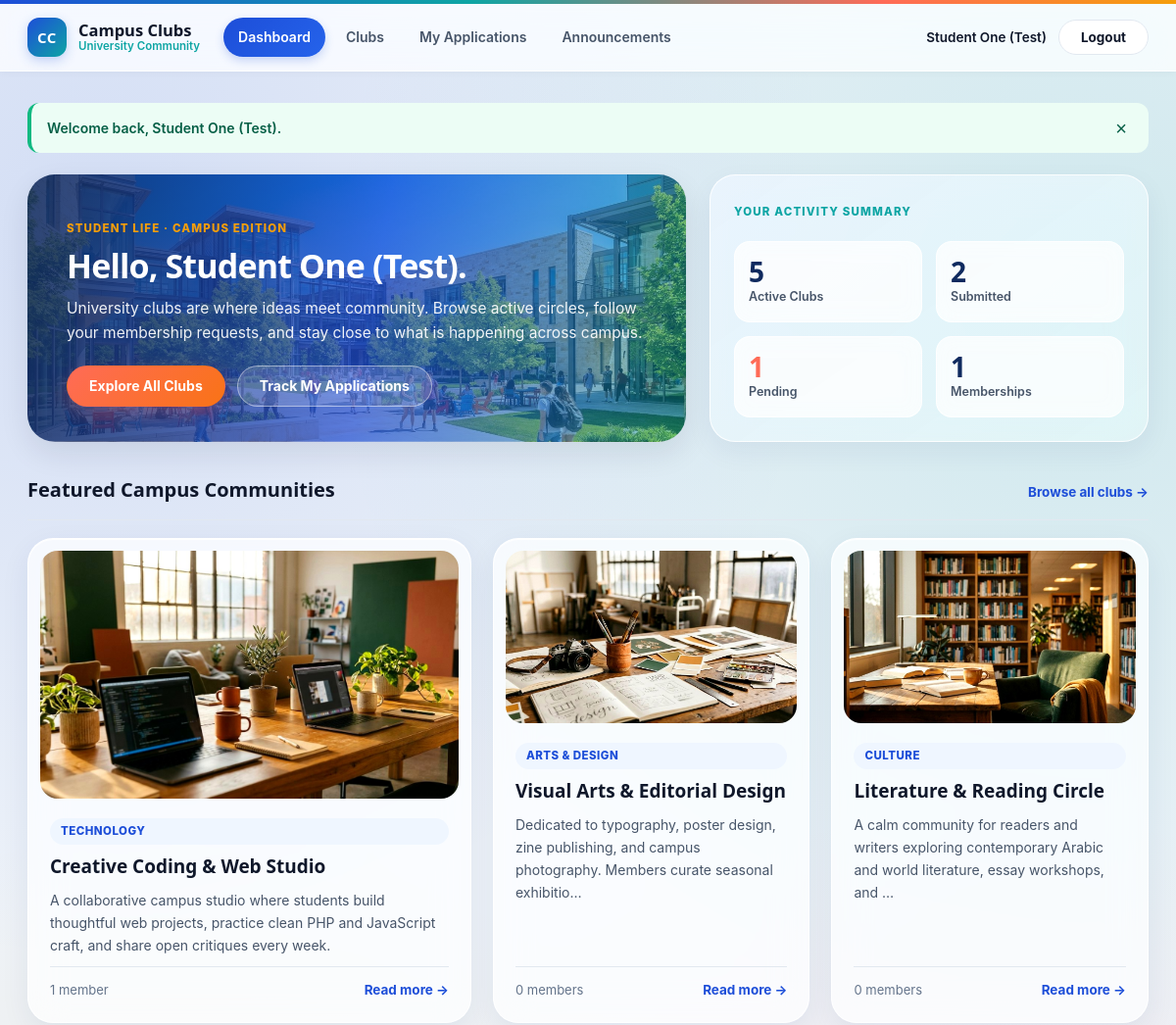
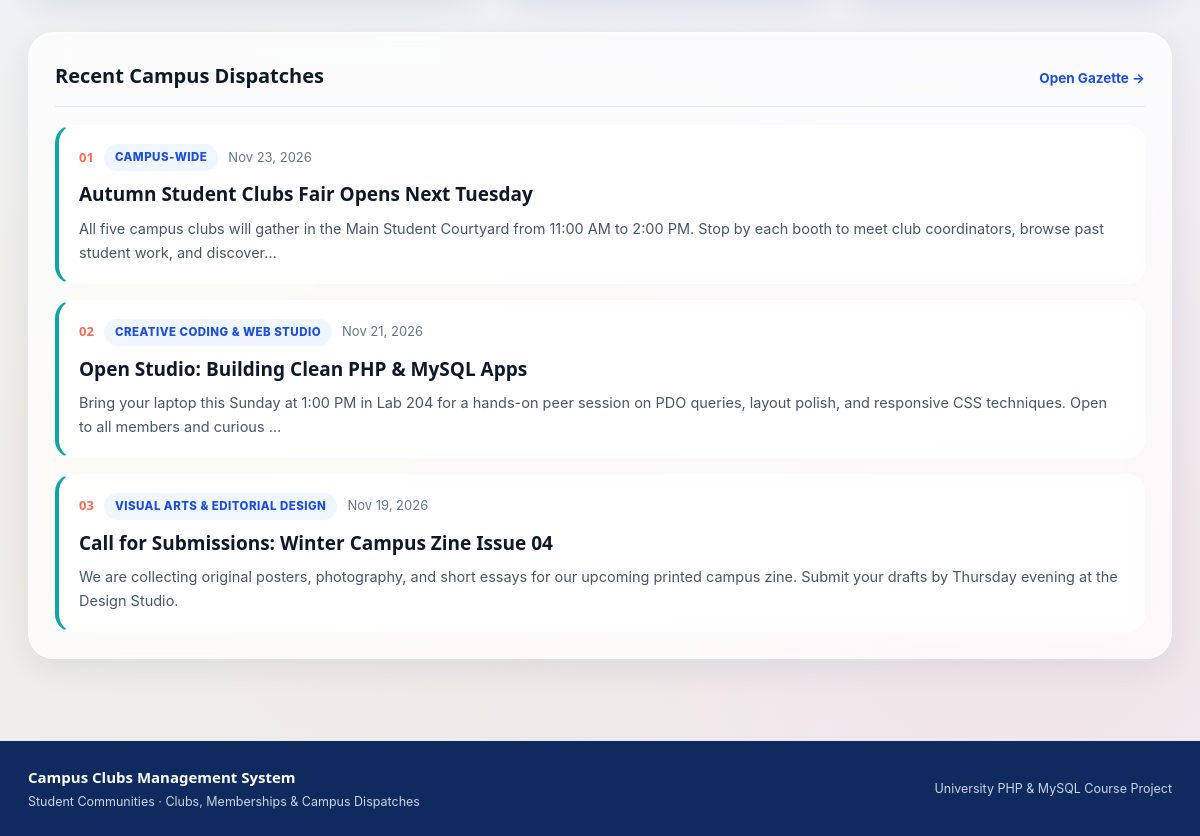
The page /student/dashboard.php (signed in) on the database its author committed (2 pictures, top to bottom).
### tables this page shows
CREATE TABLE `clubs` (
    `id` INT UNSIGNED NOT NULL AUTO_INCREMENT,
    `name` VARCHAR(140) NOT NULL,
    `description` TEXT NOT NULL,
    `category` VARCHAR(80) NOT NULL,
    `activities` TEXT NOT NULL,
    `image` VARCHAR(255) DEFAULT 'images/club-tech.jpg',
    `created_at` TIMESTAMP NOT NULL DEFAULT CURRENT_TIMESTAMP,
    PRIMARY KEY (`id`),
    UNIQUE KEY `uq_clubs_name` (`name`),
    KEY `idx_clubs_category` (`category`)
);

CREATE TABLE `announcements` (
    `id` INT UNSIGNED NOT NULL AUTO_INCREMENT,
    `club_id` INT UNSIGNED DEFAULT NULL,
    `title` VARCHAR(180) NOT NULL,
    `content` TEXT NOT NULL,
    `created_at` TIMESTAMP NOT NULL DEFAULT CURRENT_TIMESTAMP,
    PRIMARY KEY (`id`),
    KEY `idx_announcements_club` (`club_id`),
    KEY `idx_announcements_created` (`created_at`),
    CONSTRAINT `fk_announcements_club`
        FOREIGN KEY (`club_id`) REFERENCES `clubs` (`id`)
        ON DELETE CASCADE ON UPDATE CASCADE
);

### db.php (called while the page is built, shortened)
<?php
function e($value): string
{
    return htmlspecialchars((string) ($value ?? ''), ENT_QUOTES, 'UTF-8');
}
function base_prefix(): string
{
    $script = str_replace('\\', '/', $_SERVER['SCRIPT_NAME'] ?? '');
    if (preg_match('#/(admin|student)/[^/]+$#', $script)) {
        return '../';
    }
    return '';
}
function get_flash(): ?array
{
    $flash = $_SESSION['flash'];
    return $flash;
}
function format_date(?string $dateStr): string
{
    $ts = strtotime($dateStr);
    return $ts ? date('M j, Y', $ts) : e($dateStr);
}
function active_nav(string $filename): string
{
    return basename($_SERVER['SCRIPT_NAME'] ?? '') === $filename ? ' is-active' : '';
}

### student/dashboard.php (the view, shortened to what this page needs)
<?php
require_once '../db.php';
$student_id = (int) $_SESSION['user_id'];
$total_clubs = (int) $pdo->query('SELECT COUNT(*) FROM clubs')->fetchColumn();
$s_apps = $pdo->prepare('SELECT COUNT(*) FROM membership_applications WHERE student_id = :sid');
$s_apps->execute([':sid' => $student_id]);
$my_total_apps = (int) $s_apps->fetchColumn();
$s_pend = $pdo->prepare("SELECT COUNT(*) FROM membership_applications WHERE student_id = :sid AND status = 'Pending'");
$s_pend->execute([':sid' => $student_id]);
$my_pending = (int) $s_pend->fetchColumn();
$s_mem = $pdo->prepare('SELECT COUNT(*) FROM club_members WHERE student_id = :sid');
$s_mem->execute([':sid' => $student_id]);
$my_memberships = (int) $s_mem->fetchColumn();
$featured_clubs = $pdo->query(
    'SELECT c.*, (SELECT COUNT(*) FROM club_members cm WHERE cm.club_id = c.id) AS member_count
     FROM clubs c
     ORDER BY c.id ASC
     LIMIT 3'
)->fetchAll();
$recent_ann = $pdo->query(
    'SELECT a.*, c.name AS club_name
     FROM announcements a
     LEFT JOIN clubs c ON c.id = a.club_id
     ORDER BY a.created_at DESC
     LIMIT 3'
)->fetchAll();
require '../header.php';
?>
<section class="student-hero">
    <div class="campus-visual-banner" style="margin-bottom:0;">
        <span class="kicker">Student Life &middot; Campus Edition</span>
        <h1 class="display-title">Hello, <?= e($_SESSION['user_name']) ?>.</h1>
        <p class="lead-copy">University clubs are where ideas meet community. Browse active circles, follow your membership requests, and stay close to what is happening across campus.</p>
        <div class="hero-cta-row">
            <a href="clubs.php" class="btn btn-primary">Explore All Clubs</a>
            <a href="my_applications.php" class="btn btn-outline">Track My Applications</a>
        </div>
    </div>
    <aside class="sage-panel status-summary-box">
        <span class="kicker">Your Activity Summary</span>
        <div class="summary-grid">
            <div><strong class="summary-num"><?= $total_clubs ?></strong><span>Active Clubs</span></div>
            <div><strong class="summary-num"><?= $my_total_apps ?></strong><span>Submitted</span></div>
            <div><strong class="summary-num summary-accent"><?= $my_pending ?></strong><span>Pending</span></div>
            <div><strong class="summary-num"><?= $my_memberships ?></strong><span>Memberships</span></div>
        </div>
    </aside>
</section>
<section class="editorial-section">
    <div class="section-head">
        <h2>Featured Campus Communities</h2>
        <a href="clubs.php" class="text-link">Browse all clubs &rarr;</a>
    </div>
    <?php if (!empty($featured_clubs)): ?>
        <div class="featured-magazine-grid">
            <?php foreach ($featured_clubs as $i => $club): ?>
                <article class="mag-card<?= $i === 0 ? ' mag-card-lead' : '' ?>">
                    <a href="club_details.php?id=<?= (int) $club['id'] ?>" class="mag-img-wrap">
                        <img src="../<?= e($club['image'] ?: 'images/club-tech.jpg') ?>" alt="<?= e($club['name']) ?>">
                    </a>
                    <div class="mag-body">
                        <span class="cat-tag"><?= e($club['category']) ?></span>
                        <h3><a href="club_details.php?id=<?= (int) $club['id'] ?>"><?= e($club['name']) ?></a></h3>
                        <p><?= e(mb_strimwidth($club['description'], 0, $i === 0 ? 185 : 115, '…')) ?></p>
                        <div class="mag-foot">
                            <span class="muted small-text"><?= (int) $club['member_count'] ?> member<?= ((int) $club['member_count'] === 1 ? '' : 's') ?></span>
                            <a href="club_details.php?id=<?= (int) $club['id'] ?>" class="text-link">Read more &rarr;</a>
                        </div>
                    </div>
                </article>
            <?php endforeach; ?>
        </div>
    <?php endif; ?>
</section>
<section class="surface-block">
    <div class="section-head">
        <h2>Recent Campus Dispatches</h2>
        <a href="announcements.php" class="text-link">Open Gazette &rarr;</a>
    </div>
    <?php if (empty($recent_ann)): ?>
        <p class="empty-copy">No campus announcements have been published yet.</p>
    <?php else: ?>
        <div class="gazette-list">
            <?php foreach ($recent_ann as $idx => $ann): ?>
                <article class="gazette-entry">
                    <div class="gazette-meta">
                        <span class="gazette-num"><?= str_pad((string) ($idx + 1), 2, '0', STR_PAD_LEFT) ?></span>
                        <span class="cat-tag"><?= e($ann['club_name'] ?: 'Campus-Wide') ?></span>
                        <span class="muted small-text"><?= e(format_date($ann['created_at'])) ?></span>
                    </div>
                    <h3 class="gazette-title"><?= e($ann['title']) ?></h3>
                    <p class="gazette-body"><?= e(mb_strimwidth($ann['content'], 0, 175, '…')) ?></p>
                </article>
            <?php endforeach; ?>
        </div>
    <?php endif; ?>
</section>
<?php require '../footer.php'; ?>

### header.php (shortened to what this page needs)
<?php
$prefix     = base_prefix();
$role       = $_SESSION['user_role'] ?? '';
$user_name  = $_SESSION['user_name'] ?? '';
$flash      = get_flash();
?>
<!DOCTYPE html>
<html lang="en">
<head>
    <link rel="stylesheet" href="<?= e($prefix . 'css/style.css') ?>">
</head>
<body class="role-<?= e($role ?: 'guest') ?>">
<header class="site-header">
    <div class="container header-inner">
        <a href="<?= e($prefix . ($role === 'admin' ? 'admin/dashboard.php' : 'student/dashboard.php')) ?>" class="brand">
            <span class="brand-monogram" aria-hidden="true">CC</span>
            <span class="brand-copy">
                <span class="brand-title">Campus Clubs</span>
                <span class="brand-edition"><?= $role === 'admin' ? 'Editorial Desk · Admin' : 'University Community' ?></span>
            </span>
        </a>
        <nav class="site-nav" id="mainNav" aria-label="Primary Navigation">
            <?php if ($role === 'admin'): ?>
                <ul class="nav-links">
                    <li><a href="<?= e($prefix) ?>admin/dashboard.php" class="nav-link<?= active_nav('dashboard.php') ?>">Dashboard</a></li>
                    <li><a href="<?= e($prefix) ?>admin/clubs.php" class="nav-link<?= active_nav('clubs.php') . active_nav('add_club.php') . active_nav('edit_club.php') ?>">Clubs</a></li>
                    <li><a href="<?= e($prefix) ?>admin/applications.php" class="nav-link<?= active_nav('applications.php') ?>">Applications</a></li>
                    <li><a href="<?= e($prefix) ?>admin/students.php" class="nav-link<?= active_nav('students.php') ?>">Students</a></li>
                    <li><a href="<?= e($prefix) ?>admin/members.php" class="nav-link<?= active_nav('members.php') ?>">Members</a></li>
                    <li><a href="<?= e($prefix) ?>admin/announcements.php" class="nav-link<?= active_nav('announcements.php') ?>">Announcements</a></li>
                </ul>
            <?php elseif ($role === 'student'): ?>
                <ul class="nav-links">
                    <li><a href="<?= e($prefix) ?>student/dashboard.php" class="nav-link<?= active_nav('dashboard.php') ?>">Dashboard</a></li>
                    <li><a href="<?= e($prefix) ?>student/clubs.php" class="nav-link<?= active_nav('clubs.php') . active_nav('club_details.php') ?>">Clubs</a></li>
                    <li><a href="<?= e($prefix) ?>student/my_applications.php" class="nav-link<?= active_nav('my_applications.php') ?>">My Applications</a></li>
                    <li><a href="<?= e($prefix) ?>student/announcements.php" class="nav-link<?= active_nav('announcements.php') ?>">Announcements</a></li>
                </ul>
            <?php endif; ?>
            <div class="nav-account">
                <span class="account-name"><?= e($user_name) ?></span>
                <a href="<?= e($prefix) ?>logout.php" class="btn btn-outline btn-sm">Logout</a>
            </div>
        </nav>
    </div>
</header>
<main class="site-main">
    <div class="container">
        <?php if ($flash): ?>
            <div class="notice notice-<?= e($flash['type']) ?>" data-notice role="status">
                <span><?= e($flash['message']) ?></span>
                <button type="button" class="notice-close" data-notice-close aria-label="Dismiss">&times;</button>
            </div>
        <?php endif; ?>

### footer.php (shortened to what this page needs)
    </div>
</main>
<footer class="site-footer">
    <div class="container footer-inner">
        <div>
            <p class="footer-title">Campus Clubs Management System</p>
            <p class="footer-note">Student Communities &middot; Clubs, Memberships &amp; Campus Dispatches</p>
        </div>
        <p class="footer-meta">University PHP &amp; MySQL Course Project</p>
    </div>
</footer>
</body>
</html>

### rows shown on the page
clubs: image (picture), category "TECHNOLOGY", name "Creative Coding & Web Studio", description "A collaborative campus studio where students build thoughtful web projects, practice clean PHP and JavaScript craft, and share open critiques every week.", member_count "1"
clubs: image (picture), category "ARTS & DESIGN", name "Visual Arts & Editorial Design", description "Dedicated to typography, poster design, zine publishing, and campus photography. Members curate seasonal exhibitio…", member_count "0"
clubs: image (picture), category "CULTURE", name "Literature & Reading Circle", description "A calm community for readers and writers exploring contemporary Arabic and world literature, essay workshops, and …", member_count "0"
announcements: idx "01", club_name "CAMPUS-WIDE", created_at "Nov 23, 2026", title "Autumn Student Clubs Fair Opens Next Tuesday", content "All five campus clubs will gather in the Main Student Courtyard from 11:00 AM to 2:00 PM. Stop by each booth to meet club coordinators, browse past student work, and discover…"
announcements: idx "02", club.name "CREATIVE CODING & WEB STUDIO", created_at "Nov 21, 2026", title "Open Studio: Building Clean PHP & MySQL Apps", content "Bring your laptop this Sunday at 1:00 PM in Lab 204 for a hands-on peer session on PDO queries, layout polish, and responsive CSS techniques. Open to all members and curious …"
announcements: idx "03", club.name "VISUAL ARTS & EDITORIAL DESIGN", created_at "Nov 19, 2026", title "Call for Submissions: Winter Campus Zine Issue 04", content "We are collecting original posters, photography, and short essays for our upcoming printed campus zine. Submit your drafts by Thursday evening at the Design Studio."

### other values the page prints
$user_name "Student One (Test)"
$flash['message'] "Welcome back, Student One (Test)."
$_SESSION['user_name'] "Student One (Test)"
$total_clubs "5"
$my_total_apps "2"
$my_pending "1"
$my_memberships "1"
